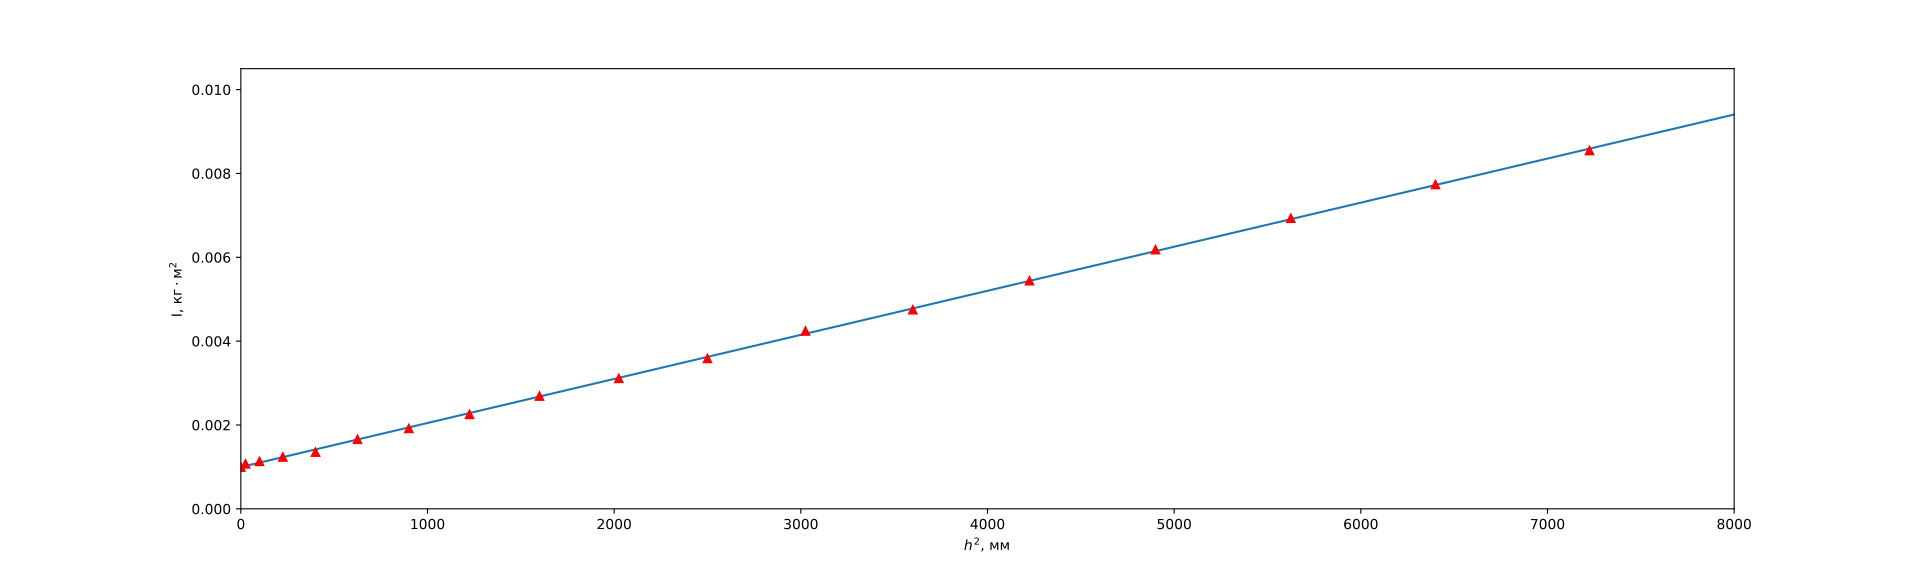

Write Python code to recreate this figure.
import matplotlib.pyplot as plt
import numpy as np
import pandas as pd
import math

data = pd.read_csv("data.csv", sep=' ', decimal=',')
print(data)

def covar(x, y):
    return np.mean(x*y)-np.mean(x)*np.mean(y)

def least_squares(x, y):
    k = covar(x, y)/covar(x, x)
    b = np.mean(y)-k*np.mean(x)
    err = np.sqrt(1/(np.size(x)-2)*(covar(y,y)/covar(x,x)-k**2))
    return k, b, err


h = data['h']
I = data['I']

h = h/1000
h2 = h*h

k, b, err = least_squares(h2, I)
print("k:", k, "b:", b, "err:", err)
plt.axis((0, 8000, 0, 0.0105))
h2 = h2*1e6

plt.ylabel("I, $\\text{кг}\\cdot\\text{м}^2$")
plt.xlabel("$h^2$, мм")

plt.errorbar(h2, I, 0.0001*2*math.sqrt(2), 0, fmt="r^")
#plt.legend()

n_arr = np.array([0, 8000])
line = n_arr/1e6*k+b
plt.plot(n_arr, line, color="tab:blue")

plt.show()
